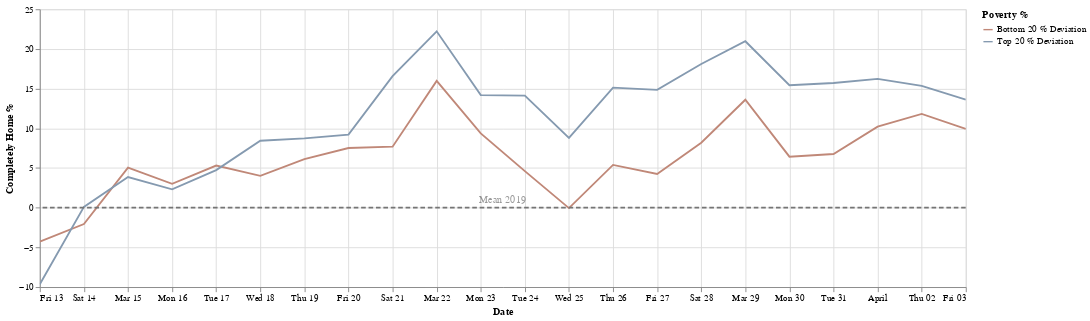

Notebook code for this chart:
### Markdown cell above
Filtering based on important dates

**March 17, 2020:**
Governor Pritzker announced statewide school closures beginning March 17 until March 30.

### Code cell
start_date = '2020-3-12'
end_date = '2020-4-3'
df1 = apply_date_filter(df,start_date,end_date)
chart = create_chart(df1)
chart

### Figure 1 — Vega-Lite specification as saved in the notebook (floating-point values rounded to 4 significant figures)
{"config": {"view": {"continuousHeight": 300, "continuousWidth": 400}, "range": {"category": {"scheme": ["#FF4500", "#a0aab4", "#4E79A7"]}}}, "layer": [{"data": {"name": "data-5042ae2b3ff26373a808a58671c32eb0"}, "mark": "line", "encoding": {"color": {"type": "nominal", "field": "Poverty %"}, "x": {"type": "temporal", "field": "date", "title": "Date"}, "y": {"type": "quantitative", "field": "completely_home_value", "title": "Completely Home %"}}, "selection": {"selector001": {"type": "interval", "bind": "scales", "encodings": ["x", "y"]}}, "transform": [{"fold": ["Bottom 20 % Deviation", "Top 20 % Deviation"], "as": ["Poverty %", "completely_home_value"]}], "width": 1000}, {"data": {"name": "data-7f3a6b86ed460c4e648f2393735a11f6"}, "mark": {"type": "rule", "color": "#757575", "size": 2, "strokeDash": [5, 3]}, "encoding": {"size": {"value": 2}, "y": {"type": "quantitative", "field": "Mean 2019"}}}, {"data": {"name": "data-d764767e7dd3b10b2c76c1355ce10ef3"}, "mark": {"type": "text", "angle": 0, "text": "Mean 2019"}, "encoding": {"opacity": {"value": 0.4}, "y": {"type": "quantitative", "field": "y"}}}], "$schema": "https://vega.github.io/schema/vega-lite/v4.8.1.json", "datasets": {"data-5042ae2b3ff26373a808a58671c32eb0": [{"date": "2020-03-16T00:00:00+00:00", "Top 20 %": 33.28, "Bottom 20 %": 33.98, "Top 20 % Deviation": 2.312, "Bottom 20 % Deviation": 3.013}, {"date": "2020-03-26T00:00:00+00:00", "Top 20 %": 46.09, "Bottom 20 %": 36.35, "Top 20 % Deviation": 15.13, "Bottom 20 % Deviation": 5.387}, {"date": "2020-03-25T00:00:00+00:00", "Top 20 %": 39.77, "Bottom 20 %": 30.92, "Top 20 % Deviation": 8.802, "Bottom 20 % Deviation": -0.05102}, {"date": "2020-03-20T00:00:00+00:00", "Top 20 %": 40.17, "Bottom 20 %": 38.48, "Top 20 % Deviation": 9.205, "Bottom 20 % Deviation": 7.515}, {"date": "2020-03-24T00:00:00+00:00", "Top 20 %": 45.08, "Bottom 20 %": 35.57, "Top 20 % Deviation": 14.12, "Bottom 20 % Deviation": 4.606}, {"date": "2020-03-13T00:00:00+00:00", "Top 20 %": 21.32, "Bottom 20 %": 26.69, "Top 20 % Deviation": -9.648, "Bottom 20 % Deviation": -4.28}, {"date": "2020-03-27T00:00:00+00:00", "Top 20 %": 45.81, "Bottom 20 %": 35.21, "Top 20 % Deviation": 14.84, "Bottom 20 % Deviation": 4.241}, {"date": "2020-03-22T00:00:00+00:00", "Top 20 %": 53.19, "Bottom 20 %": 46.94, "Top 20 % Deviation": 22.22, "Bottom 20 % Deviation": 15.97}, {"date": "2020-03-28T00:00:00+00:00", "Top 20 %": 49.08, "Bottom 20 %": 39.15, "Top 20 % Deviation": 18.11, "Bottom 20 % Deviation": 8.179}, {"date": "2020-03-19T00:00:00+00:00", "Top 20 %": 39.7, "Bottom 20 %": 37.1, "Top 20 % Deviation": 8.732, "Bottom 20 % Deviation": 6.13}, {"date": "2020-04-01T00:00:00+00:00", "Top 20 %": 47.2, "Bottom 20 %": 41.17, "Top 20 % Deviation": 16.24, "Bottom 20 % Deviation": 10.21}, {"date": "2020-04-03T00:00:00+00:00", "Top 20 %": 44.59, "Bottom 20 %": 40.88, "Top 20 % Deviation": 13.62, "Bottom 20 % Deviation": 9.918}, {"date": "2020-03-29T00:00:00+00:00", "Top 20 %": 51.94, "Bottom 20 %": 44.57, "Top 20 % Deviation": 20.97, "Bottom 20 % Deviation": 13.6}, {"date": "2020-03-15T00:00:00+00:00", "Top 20 %": 34.83, "Bottom 20 %": 36.0, "Top 20 % Deviation": 3.865, "Bottom 20 % Deviation": 5.037}, {"date": "2020-03-17T00:00:00+00:00", "Top 20 %": 35.71, "Bottom 20 %": 36.27, "Top 20 % Deviation": 4.74, "Bottom 20 % Deviation": 5.304}, {"date": "2020-04-02T00:00:00+00:00", "Top 20 %": 46.32, "Bottom 20 %": 42.79, "Top 20 % Deviation": 15.35, "Bottom 20 % Deviation": 11.82}, {"date": "2020-03-18T00:00:00+00:00", "Top 20 %": 39.4, "Bottom 20 %": 34.98, "Top 20 % Deviation": 8.437, "Bottom 20 % Deviation": 4.013}, {"date": "2020-03-31T00:00:00+00:00", "Top 20 %": 46.67, "Bottom 20 %": 37.73, "Top 20 % Deviation": 15.71, "Bottom 20 % Deviation": 6.768}, {"date": "2020-03-14T00:00:00+00:00", "Top 20 %": 31.07, "Bottom 20 %": 28.9, "Top 20 % Deviation": 0.1043, "Bottom 20 % Deviation": -2.066}, {"date": "2020-03-23T00:00:00+00:00", "Top 20 %": 45.15, "Bottom 20 %": 40.33, "Top 20 % Deviation": 14.18, "Bottom 20 % Deviation": 9.363}, {"date": "2020-03-30T00:00:00+00:00", "Top 20 %": 46.4, "Bottom 20 %": 37.39, "Top 20 % Deviation": 15.43, "Bottom 20 % Deviation": 6.426}, {"date": "2020-03-21T00:00:00+00:00", "Top 20 %": 47.54, "Bottom 20 %": 38.65, "Top 20 % Deviation": 16.57, "Bottom 20 % Deviation": 7.686}], "data-7f3a6b86ed460c4e648f2393735a11f6": [{"Mean 2019": 0}], "data-d764767e7dd3b10b2c76c1355ce10ef3": [{"y": 1}]}}
